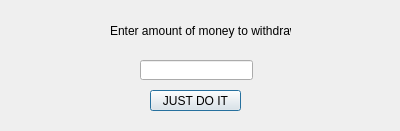
<?xml version="1.0" encoding="UTF-8"?>
<ui version="4.0">
 <class>Withdraw</class>
 <widget class="QDialog" name="Withdraw">
  <property name="geometry">
   <rect>
    <x>0</x>
    <y>0</y>
    <width>400</width>
    <height>131</height>
   </rect>
  </property>
  <property name="windowTitle">
   <string>Dialog</string>
  </property>
  <widget class="QLabel" name="label">
   <property name="geometry">
    <rect>
     <x>110</x>
     <y>20</y>
     <width>181</width>
     <height>21</height>
    </rect>
   </property>
   <property name="text">
    <string>Enter amount of money to withdraw</string>
   </property>
  </widget>
  <widget class="QLineEdit" name="lineEdit">
   <property name="geometry">
    <rect>
     <x>140</x>
     <y>60</y>
     <width>113</width>
     <height>20</height>
    </rect>
   </property>
  </widget>
  <widget class="QPushButton" name="pushButton">
   <property name="geometry">
    <rect>
     <x>150</x>
     <y>90</y>
     <width>91</width>
     <height>21</height>
    </rect>
   </property>
   <property name="text">
    <string>JUST DO IT</string>
   </property>
  </widget>
 </widget>
 <resources/>
 <connections/>
</ui>
